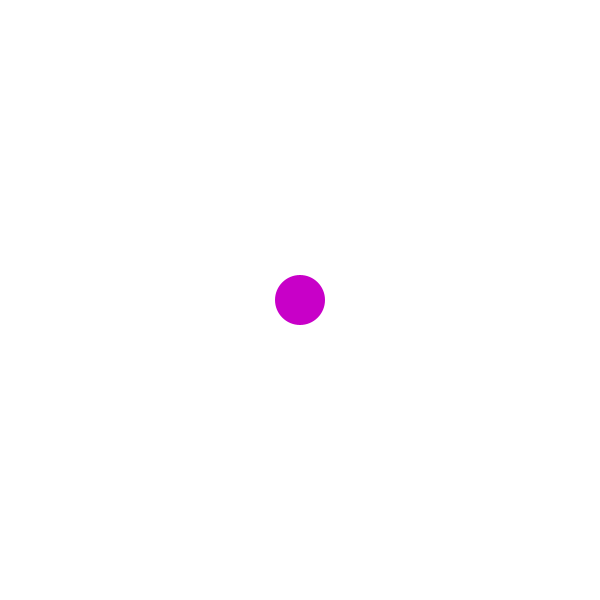
Frame 1 (no input)
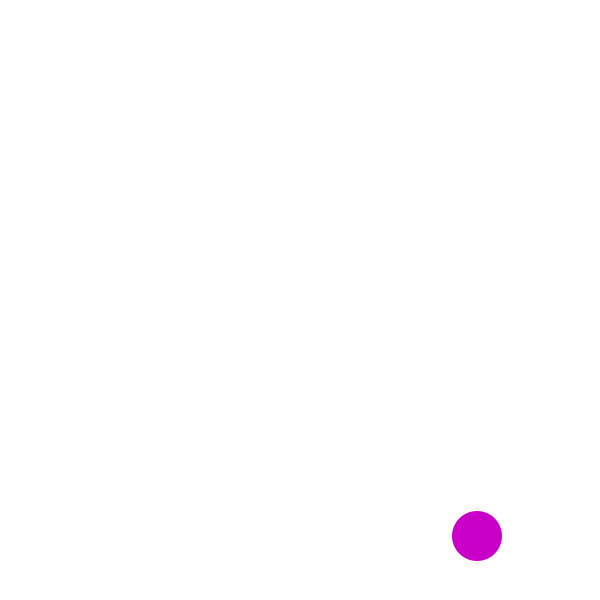
Frame 60 (the mouse pressed at the canvas centre just before this capture)
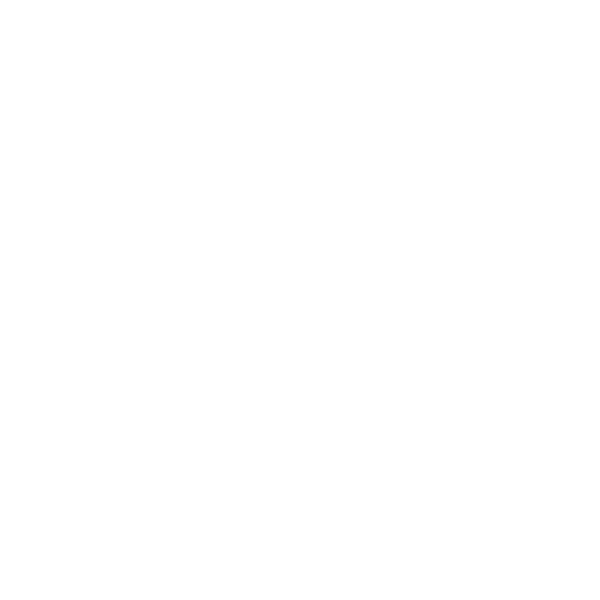
Frame 120 (the mouse held since frame 60 and released just before this capture)

The Processing sketch that drew these frames (run headless with seeded random() and noise(); from frame 60 on, the mouse is pressed at the canvas centre):

// Processing sketch: sketch_03_bouncingpurpleball
// ── sketch_03_bouncingpurpleball.pde
float x;
float y;
float size;
color c;
float xspeed;
float yspeed;

void setup () {
  size (600, 600);
  x = width/2;
  y = height/2;
  size = 50;
  c = color(200, 0, 200);
  xspeed = 3;
  yspeed = 4;
}

void draw () {
  background (255);
  fill(c);
  noStroke();
  circle(x, y, size);
  x = x + xspeed;
  y += yspeed;
  
  if (x > width + size) {
    x = -size;
}
  
  if (y > height + size) {
    y = -size;
  }
}
